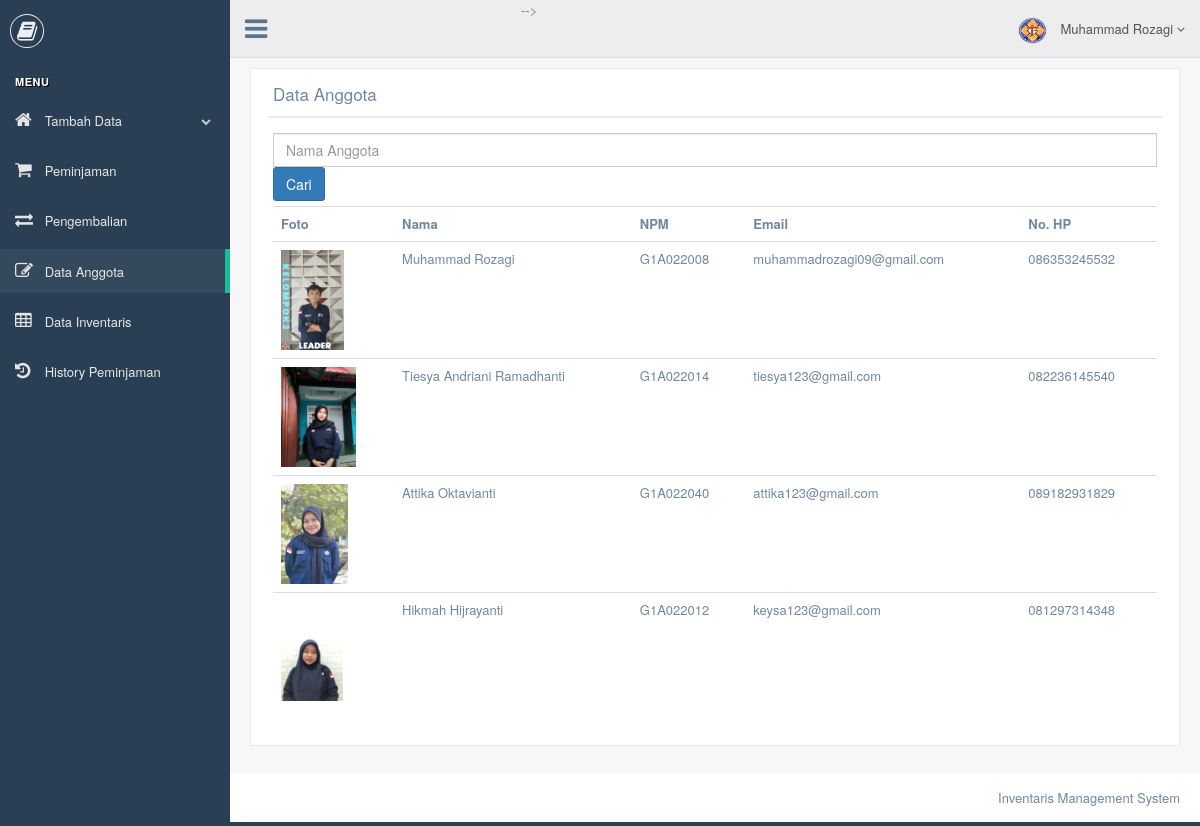
Page /list_anggota.php (signed in) on the committed database.
### tables this page shows
CREATE TABLE `users` (
  `id` int(11) NOT NULL,
  `nama` varchar(30) NOT NULL,
  `username` varchar(20) NOT NULL,
  `password` varchar(255) NOT NULL DEFAULT 'password',
  `email` varchar(50) NOT NULL,
  `no_hp` varchar(50) NOT NULL,
  `role` enum('admin','member') NOT NULL DEFAULT 'member',
  `npm` varchar(20) DEFAULT NULL,
  `foto_anggota` varchar(100) DEFAULT NULL
);

### list_anggota.php (the view, shortened to what this page needs)
<?php
if ($_SESSION["role"] == 'admin') {
    include 'top.php';
    include 'koneksi_database.php'; ?>
    <div class="right_col" role="main">
        <div class="">
            <div class="row" style="min-height:500px">
                <div class="col-md-12 col-sm-12 col-xs-12">
                    <div class="x_panel">
                        <div class="x_title">
                            <h2>Data Anggota</h2>
                            <div class="clearfix"></div>
                        </div>
                        <div class="x_content">
                            <form name="form1" action="" method="post">
                                <input type="text" name="t1" class="form-control" placeholder="Nama Anggota">
                                <input type="submit" name="submit1" value="Cari" class="btn btn-primary">
                            </form>
                            <?php
                            if (isset($_POST["submit1"])) {
                                $res = mysqli_query($link, "select * from users where nama like('%$_POST[t1]%' and role = 'member')");
                                echo "<table class=table table-bordered>";
                                echo "<tr>";
                                echo "<th>";
                                echo "Foto";
                                echo "</th>";
                                echo "<th>";
                                echo "Nama";
                                echo "</th>";
                                echo "<th>";
                                echo "npm";
                                echo "</th>";
                                echo "<th>";
                                echo "Email";
                                echo "</th>";
                                echo "<th>";
                                echo "No. HP";
                                echo "</th>";
                                echo "</tr>";
                                while ($row = mysqli_fetch_array($res)) {
                                    echo "<tr>";
                                    echo "<td>";
                            ?> <img src=" <?php echo $row["foto_anggota"]; ?> " height="100"> <?php
                                                                                            echo "</td>";
                                                                                            echo "<td>";
                                                                                            echo $row['nama'];
                                                                                            echo "</td>";
                                                                                            echo "<td>";
                                                                                            echo $row['npm'];
                                                                                            echo "</td>";
                                                                                            echo "<td>";
                                                                                            echo $row['email'];
                                                                                            echo "</td>";
                                                                                            echo "<td>";
                                                                                            echo $row['no_hp'];
                                                                                            echo "</td>";
                                                                                            echo "</tr>";
                                                                                        }
                                                                                        echo "</table>";
                                                                                    } else {
                                                                                        $res = mysqli_query($link, "select * from users where role = 'member'");
                                                                                        echo "<table class=table table-bordered>";
                                                                                        echo "<tr>";
                                                                                        echo "<th>";
                                                                                        echo "Foto";
                                                                                        echo "</th>";
                                                                                        echo "<th>";
                                                                                        echo "Nama";
                                                                                        echo "</th>";
                                                                                        echo "<th>";
                                                                                        echo "NPM";
                                                                                        echo "</th>";
                                                                                        echo "<th>";
                                                                                        echo "Email";
                                                                                        echo "</th>";
                                                                                        echo "<th>";
                                                                                        echo "No. HP";
                                                                                        echo "</th>";
                                                                                        echo "</tr>";
                                                                                        while ($row = mysqli_fetch_array($res)) {
                                                                                            echo "<tr>";
                                                                                            echo "<td>";
                                                                                            ?> <img src=" <?php echo $row["foto_anggota"]; ?> " height="100"> <?php
                                                                                            echo "</td>";
                                                                                            echo "<td>";
                                                                                            echo $row['nama'];
                                                                                            echo "</td>";
                                                                                            echo "<td>";
                                                                                            echo $row['npm'];
                                                                                            echo "</td>";
                                                                                            echo "<td>";
                                                                                            echo $row['email'];
                                                                                            echo "</td>";
                                                                                            echo "<td>";
                                                                                            echo $row['no_hp'];
                                                                                            echo "</td>";
                                                                                            echo "</tr>";
                                                                                        }
                                                                                        echo "</table>";
                                                                                    }
                                                                                            ?>
                        </div>
                    </div>
                </div>
            </div>
        </div>
    </div>
<?php
    include 'footer.php';
} else {
    header("Location: main_page.php");
}
?>

### rows in the picture
users: foto_anggota (picture), nama "Muhammad Rozagi", npm "G1A022008", email "muhammadrozagi09@gmail.com", no_hp "086353245532"
users: foto_anggota (picture), nama "Tiesya Andriani Ramadhanti", npm "G1A022014", email "tiesya123@gmail.com", no_hp "082236145540"
users: foto_anggota (picture), nama "Attika Oktavianti", npm "G1A022040", email "attika123@gmail.com", no_hp "089182931829"
users: foto_anggota (picture), nama "Hikmah Hijrayanti", npm "G1A022012", email "keysa123@gmail.com", no_hp "081297314348"

### other values in the picture
$_SESSION["nama"] "Muhammad Rozagi"
